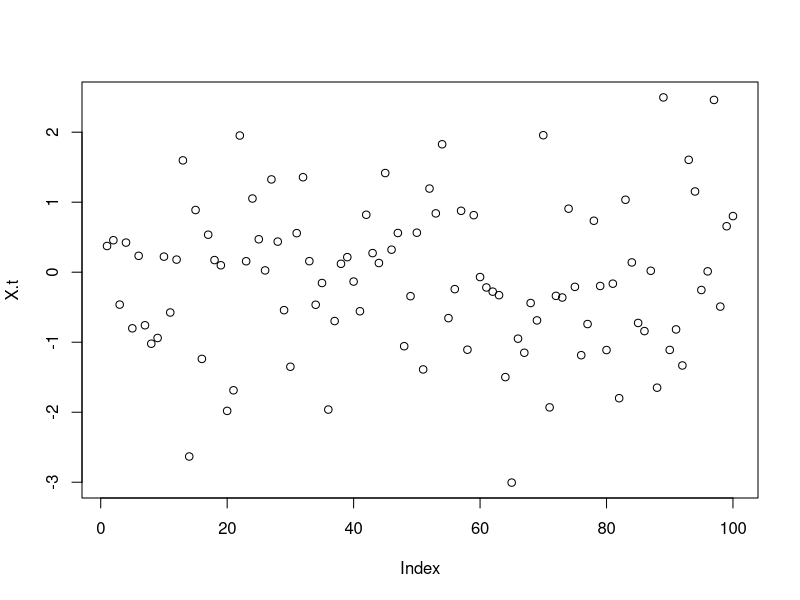
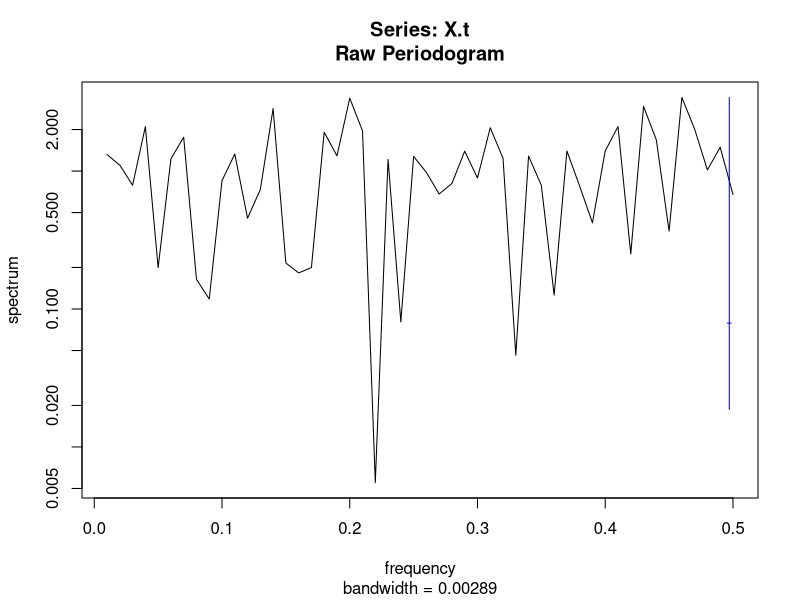

Write the R code that produced these figures, in order. (Note: this script raises an error after producing the figures.)
##### Sandbox #####

#this is a script to try things out before they go in real scripts


#test out the functions in AVARSpectralEstimate file

X.t <- X.t_missing <- rnorm(100)
#X.t_missing[c(100:200, 700:950, 1500:1600)] <- NA
X.t_missing[c(8:13,18,35,51:52)] <- NA
plot(X.t)

#get spectral estimate
spec.est <- spec.pgram(X.t, demean = TRUE)
test_AVAR <- AVAR_bpvar(spectral_est = spec.est$spec, taus = 2^(0:8))
test_AVAR

spec.est <- multitaper_est(X.t_missing,W=0.005, K = 5)


length(spec.est$spectrum)

t.vec <- 1:100

tapers = spec.est$tapers
t.n =  t.vec[which(!is.na(X.t_missing))]
X.t = na.omit(X.t_missing)
taus = 2^(0:6)



#var_AVAR_trfunc <- function(tapers, t.n, X.t, taus){

saved <- acf(X.t_missing, na.action = na.pass, lag.max = 100)
  #distance matrix of time points
  dist.mat <- rdist(t.n)
  #R.x matrix
  X.t <- X.t - mean(X.t)
  L <- length(X.t)
  R.x <- matrix(saved$acf[dist.mat+1], nrow = L, ncol = L)
  #f vector
  f <- seq(0,0.5, length.out = floor(length(t.n))/2 + 1)
  
  
  #Calculate Cov matrix C
  N <- length(f)
  Cov.mat <- matrix(NA, nrow = N, ncol = N)
  W_matlist <- list()
  
  for(i in 1:N){
  print(i)
    W_matlist[[i]] <- t(tapers)%*%exp(-im*2*pi*f[i]*dist.mat)
  }
  
for(i in 1:N){
  print(i)
  j = i
   while(j>=i & j <=N){
      W.star <- Conj(W_matlist[[i]])
      W <- t(W_matlist[[j]])
      #Cov.mat[i,j] <- sum(abs(W.star%*%R.x%*%W)^2) #frobenius norm 
      Cov.mat[i,j] <- norm(W.star%*%R.x%*%W, type = "2") #2-norm
      j = j + 1
    }
}
  
  Cov.mat[lower.tri(Cov.mat)] <- t(Cov.mat)[lower.tri(Cov.mat)]
  
  out <- rep(NA, times = length(taus))
  #for(k in 1:length(taus)){
  k = 1
    #Calculate transfer function vector G_tau
    G_tau <- transfer.func(f,taus[k])
    G_tau[1] <- 1
    #G_tau^T * C * G_tau
    out[k] <- t(G_tau)%*%Cov.mat%*%G_tau 
  #}
  return(out)
#}
      

#R.x matrix
      
saved <- acf(X.t_missing, na.action = na.pass, lag.max = 2048)

length(saved$acf)

saved$acf[dist.mat[i,j]]
length(t.n)
saved$acf[abs(t.n[i] - t.n[j])]
